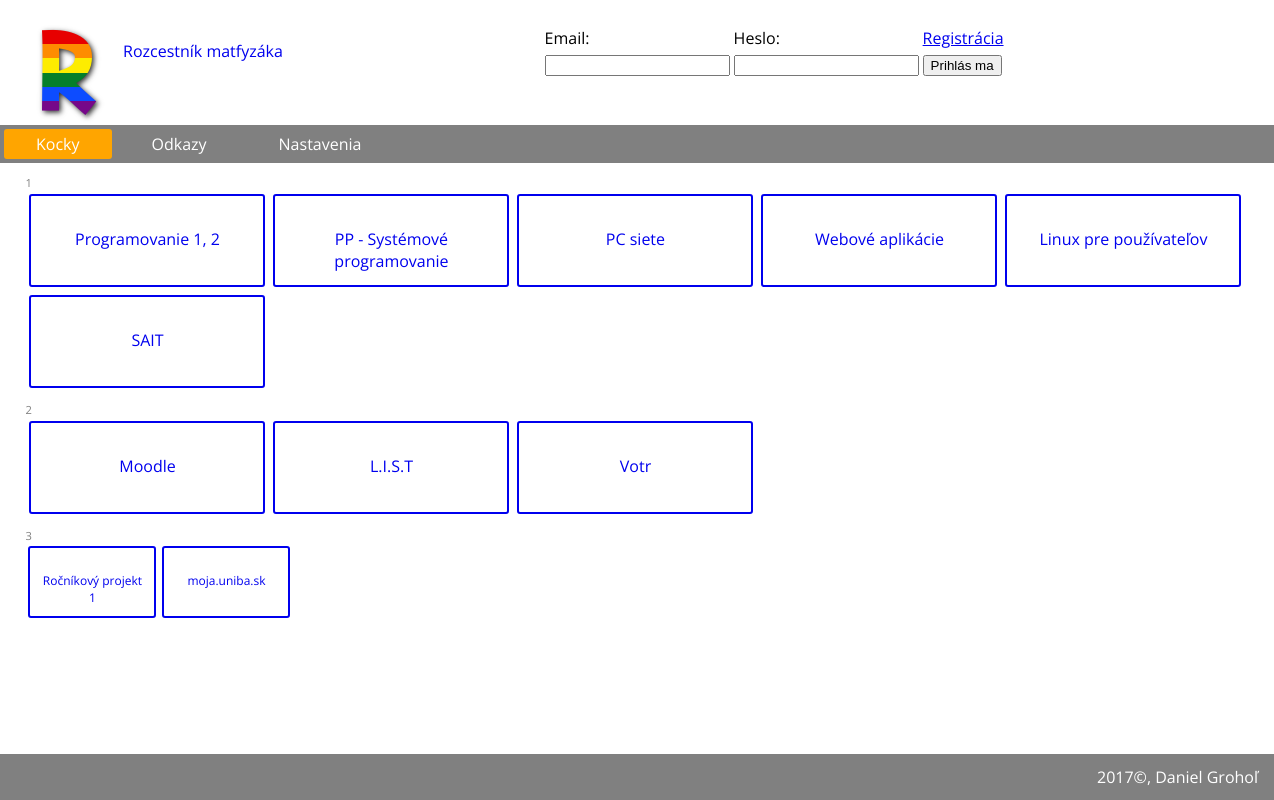
The page / on the database its author committed.
### tables this page shows
CREATE TABLE IF NOT EXISTS `rozcestnik_cubes` (
  `cube_id` tinyint(4) NOT NULL,
  `url` varchar(120) NOT NULL,
  `name` varchar(40) NOT NULL,
  `title` varchar(30) NOT NULL,
  `color` varchar(20) NOT NULL,
  `visible` tinyint(1) NOT NULL,
  `category` tinyint(1) NOT NULL
);

### functions.php (the view, shortened to what this page needs)
<?php
function head_func(){
	?>
	<!DOCTYPE html>
	<html lang="sk">
	   <head>
	      <link rel="stylesheet" href="style-full.css" media="all" />
	      <link rel="stylesheet" href="style-mini.css" media="screen and (max-device-width:482px)" />
	   </head>
	   <body>
      <header>
		<a href="index.php"><img src="img/mensi.png" alt="logo" id="logo"></a>
        <a href="index.php" id="site_name">Rozcestník matfyzáka</a>
     <div id='login'>
    <?php
			if (isset($_SESSION['email'])) {
                ?>
                    <p>Vitajte v systéme <strong><?php echo $_SESSION['email'];?></strong>.</p>
                    <form method="post">
                    <p>
                         <input type="submit" name="logout_but" id="logout_but" value="Odhlás ma">
                    </p>
                    </form>
			<?php
			}  else {
			?>
			<form method="post">
			 <table>
				<tr>
				 <td><label for="email">Email:</label></td>
				 <td><label for="pass">Heslo:</label></td>
				 <td><a href="register.php">Registrácia</a></td>
				</tr>
				<tr>
				 <td><input type="text" name="email" id="email"></td>
				 <td><input type="password" name="pass" id="pass"></td>
				 <td><input type="submit" name="login_but" id="login_but" value="Prihlás ma"></td>
				</tr>
			 </table>
			 </form>
			<?php
			}
			?>
		</div>
	</header>
	<?php
	}
function footer_func($class=''){
    echo "<footer class='" . $class . "'>";
    echo "<p>2017&copy;, Daniel Grohoľ</p>";
    echo "</footer>";
}
function print_cubes($category) {
    $src = isset($_SESSION['user_table']) ? $_SESSION['user_table'] : "rozcestnik_cubes";
    global $mysqli;
    if (!$mysqli->connect_errno) {
        $sql = "SELECT * FROM $src WHERE visible='1' AND category=$category";
        if ($result = $mysqli->query($sql)) {
            while ($row = $result->fetch_assoc()){
                echo "<a target='_blank' id='" . $row['cube_id'] . "' href='" . $row['url'] . "'>" . $row['name'] ."</a>";
            }
        } else { echo '<p class="chyba">Kocky: Dopyt sa nepodaril ' .
            ".</p>";
        }
    }
}
        ?>
    <?php
function navigation($selected){
?>
<nav>
<?php
    $nav = array("index.php"=>"Kocky", "odkazy.php"=>"Odkazy", "uprav.php"=>"Nastavenia");
        foreach ($nav as $page => $name){
            echo "<a href='$page'";
            if ($selected == $page) echo " class='active'";
            echo ">$name</a>";
        }
        ?>
</nav>
<?php
}
?>

### index.php (shortened to what this page needs)
<?php
include('db.php');
include('functions.php');
head_func();
navigation('index.php');
?>
      <section class='index'>
            <p class='index_number'>1</p>
            <div class='index' id="div1">
                <?php
                    print_cubes(1);
            ?>
            </div>
            <p class='index_number'>2</p>
            <div class='index' id="div2">
                <?php
                print_cubes(2);
                ?>
            </div>
            <p class='index_number'>3</p>
            <div class='index' id="div3">
            <?php
                print_cubes(3);
            ?>
        </div>
      </section>
<?php
footer_func('index');
?>
   </body>
</html>

### style-full.css (style rules this page uses)
body { font-family: 'Open Sans', serif; background: white; margin: 0; padding: 0; }
header { width: 100%; float: left; height: 80px; padding: 1.5em 2em 0.5em; color: black; max-height: 90px; }
#logo { width: auto; float: left; }
#login { width: 60%; float: right; }
#site_name { float: left; width: 20%; margin: 1em; text-decoration: none; }
nav { width: 100%; margin: 1% 0; padding:0; color: gray; background-color: gray; float: left; clear: both; }
nav a { color: white; padding: 0.25em 2em; margin: 0.25em ; float: left; text-decoration: none; border-radius: 3px; transition: all 0.4s; }
nav a.active { background-color: orange; }
section.index { margin: 0 1%; padding: 0 1%; width: 100%; float: left; }
section a { text-align: center; }
section { margin: 1%; padding: 1%; width: 70%; float: left; }
div.index { width: 100%; float: left; }
div.index { margin: 0 0 10px 0; }
div[id^="div"] a { border: 2px solid; float: left; margin: 0.25em; padding: 2em 1em; text-decoration: none; border-radius: 3px; }
#div1 a, #div2 a { width: 200px; height: 25px; }
#div3 a { font-size: 0.75em; width: 100px; height: 20px; }
p.index_number { float: left; width: 1em; color: grey; font-size: 70%; margin: 0; }
footer { width: 100%; float: left; background-color: gray; clear: both; position: relative; bottom: 0; margin-top: 5%; }
footer p { float: right; color: white; margin: 0.75em 1em; }
footer.index { position: fixed; bottom: 0px; }

### style-mini.css (style rules this page uses)
header { min-height: 300px; max-height: 300px; background-color: orange; font-size: 2em; }
#logo { width: 10%; }
#site_name { width: 75%; font-size: 1.75em; }
#login { width: 75%; float: left; font-size: 1.25em; }
nav { width: 95%; margin: 5%; }
nav a { width: 28%; padding: 1%; margin: 1%; font-size: 2.5em; }
#div1 a, #div2 a { display: block; width: 80%; height: 40px; font-size: 3.25em; }
#div3 a { width: 80%; height: 50px; font-size: 3em; }
footer { height: 5%; font-size: 2.5em; }
p.index_number { font-size: 2em; }

### rows shown on the page
rozcestnik_cubes: name "Programovanie 1, 2"
rozcestnik_cubes: name "PP - Systémové programovanie"
rozcestnik_cubes: name "PC siete"
rozcestnik_cubes: name "Webové aplikácie"
rozcestnik_cubes: name "Linux pre používateľov"
rozcestnik_cubes: name "SAIT"
rozcestnik_cubes: name "Moodle"
rozcestnik_cubes: name "L.I.S.T"
rozcestnik_cubes: name "Votr"
rozcestnik_cubes: name "Ročníkový projekt 1"
rozcestnik_cubes: name "moja.uniba.sk"

### other values the page prints
$name "Kocky"
$name "Odkazy"
$name "Nastavenia"
